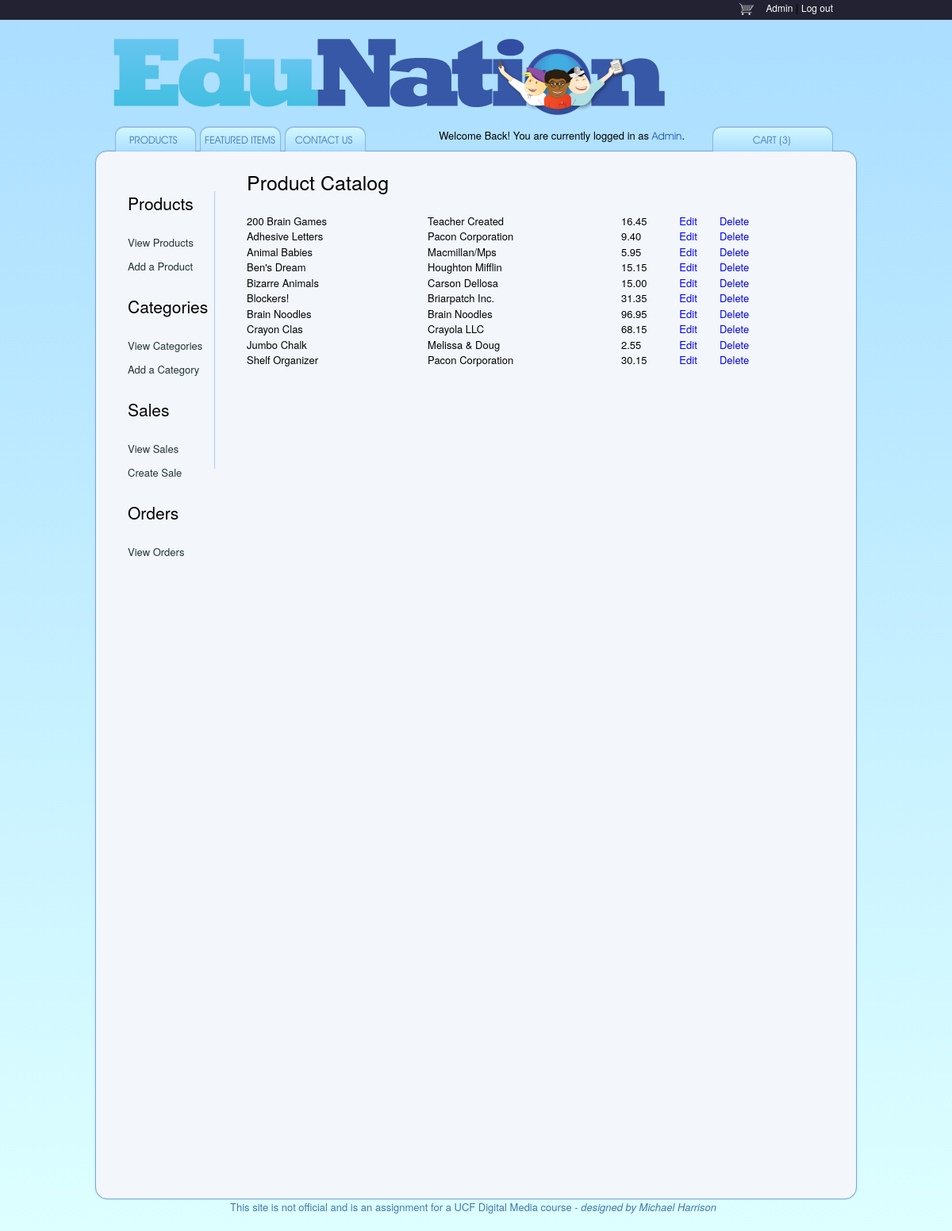
The app's page /admin/view_products.php, older data.
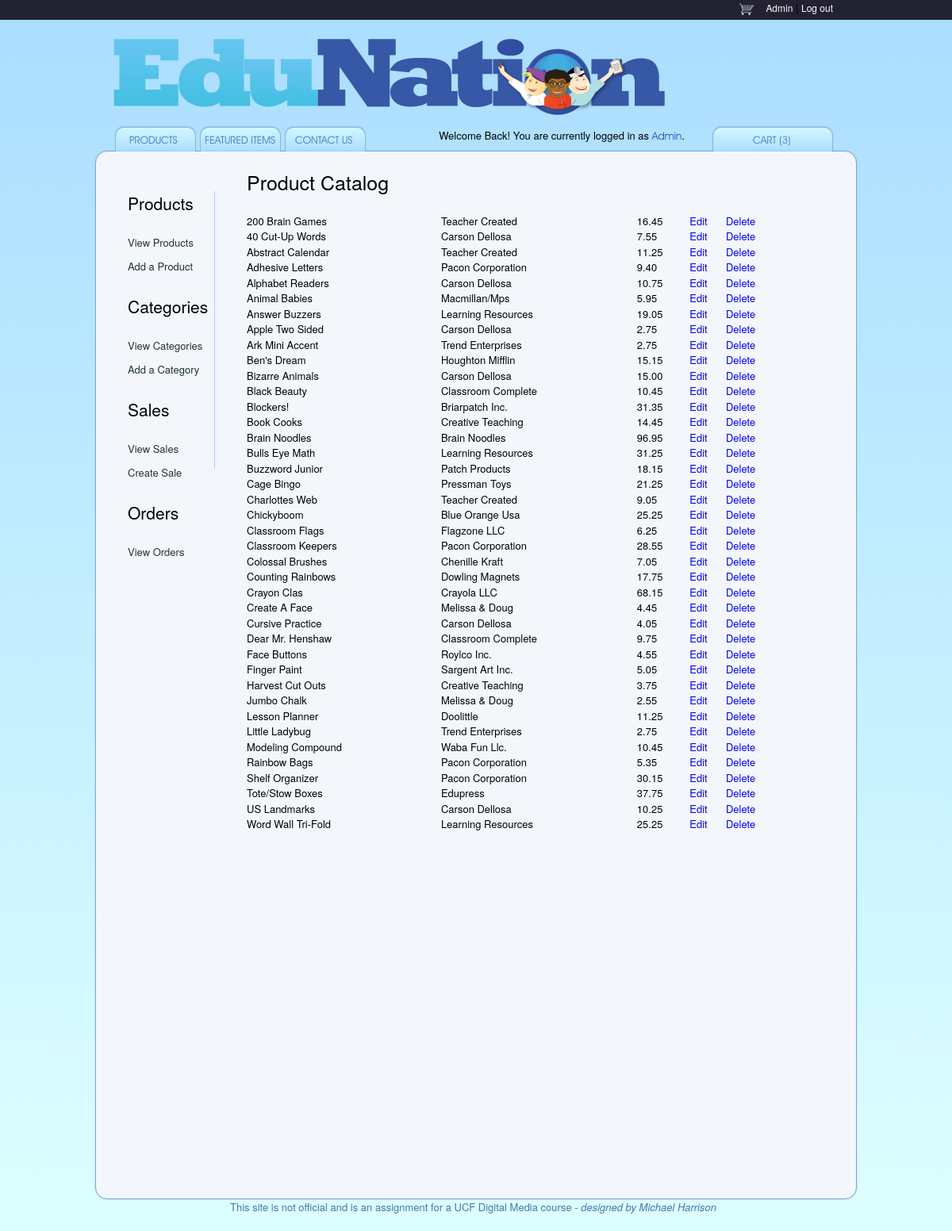
The same page, newer data.
### tables this page shows
CREATE TABLE `products` (
  `id` mediumint(8) unsigned NOT NULL AUTO_INCREMENT,
  `category_id` tinyint(3) unsigned NOT NULL,
  `name` varchar(60) NOT NULL,
  `brand` varchar(60) NOT NULL,
  `description` tinytext,
  `price` decimal(5,2) unsigned NOT NULL,
  `cost` decimal(5,2) unsigned NOT NULL,
  `feat1` varchar(50) NOT NULL,
  `feat2` varchar(50) NOT NULL,
  `feat3` varchar(50) NOT NULL,
  `image` varchar(45) NOT NULL,
  `is_featured` BOOLEAN NOT NULL DEFAULT  '0',
  `stock` mediumint(8) unsigned NOT NULL DEFAULT '0',
  `date_created` timestamp NOT NULL DEFAULT CURRENT_TIMESTAMP,
  PRIMARY KEY (`id`),
  KEY `category_id` (`category_id`)
);

### admin/view_products.php (the view, shortened to what this page needs)
<?php
include ('./includes/header.php');
?>
<div id="home2">
	<div class="grid_2">
		<div id="sidenav">
			<ul>
				<li><h3>Products</h3></li>
				<li><a href="view_products.php">View Products</a></li>
				<li><a href="add_product.php">Add a Product</a></li>
			</ul>
			<ul>
				<li><h3>Categories</h3></li>
				<li><a href="view_categories.php">View Categories</a></li>
				<li><a href="add_category.php">Add a Category</a></li>
			</ul>
			<ul>
				<li><h3>Sales</h3></li>
				<li><a href="view_sales.php">View Sales</a></li>
				<li><a href="add_sale.php">Create Sale</a></li>
			</ul>
			<ul>
				<li><h3>Orders</h3></li>
				<li><a href="view_orders.php">View Orders</a></li>
			</ul>
		</div>
	</div>
	<div class="grid_9">
		<div id="check">
			<h1>Product Catalog</h1>
			<?php
			$result = mysqli_query ($dbc, "SELECT * FROM products ORDER by name;");
			echo "<table class=\"list_table\">";
			while ($row = mysqli_fetch_array($result, MYSQLI_ASSOC))
			{
				$productPrice = $row['price'];
				$productName = $row['name'];
				$productBrand = $row['brand'];
				?>
				<tr>
					<td><?php echo $productName ?></td>
					<td><?php echo $productBrand ?></td>
					<td><?php echo $productPrice ?></td>
					<td><a href="edit_product.php?product_id=<?php echo $row['id'] ?>">Edit</a></td>
					<td><a href="delete_product.php?product_id=<?php echo $row['id'] ?>">Delete</a></td>
				</tr>
				<?php
			}
			echo "</table>";
			?>
		</div>
	</div>
</div>
<?php
include ('./includes/footer.php');
?>

### admin/includes/header.php (shortened to what this page needs)
<?php
	require ('../includes/snippets.inc.php');
?>
<!DOCTYPE html PUBLIC "-//W3C//DTD XHTML 1.0 Strict//EN" "http://www.w3.org/TR/xhtml1/DTD/xhtml1-strict.dtd">
<html xmlns="http://www.w3.org/1999/xhtml">
	<head>
		<link rel="stylesheet" href="../css/reset.css" />
		<link rel="stylesheet" href="../css/text.css" />
		<link rel="stylesheet" href="../css/960.css" />
   		<link rel="stylesheet" href="../css/styles.css" />
		<link type="text/css" href="../css/ui-lightness/jquery-ui-1.8.18.custom.css" rel="stylesheet" />
	</head>
<body>
<div id="topbar">
	<div class="container_12">
		<p><a href="#"><img src="../img/shopping_cart_2 copy.png" alt="shopping cart" /></a><?php echo getUserNameLink(); ?> | <a href="#">Log out</a></p>
	</div>
</div>
	<div class="container_12">
		<div id="content">
			<div id="header">
				<div class="grid_10">
					<a href="<?php echo 'http://'.BASE_URL.'home.php'; ?>"><img src="../img/EN_logo.png" alt="EduNation logo" /></a>
				</div>
					<div class="grid_5">
						<ul>
							<?php
							$pages = array (
								'PRODUCTS' => 'http://'.BASE_URL.'catalog.php',
								'FEATURED ITEMS' => 'http://'.BASE_URL.'featured.php',
								'CONTACT US' => 'http://'.BASE_URL.'contact.php'
							);
							$tabnum = 1;
							foreach ($pages as $k => $v) {
								echo '<li><div';
								echo ' class="tab'.$tabnum.'"';
								echo '><a href="' . $v . '">' . $k . '</a></div></li>
								';
								$tabnum++;
							}
							?>
						</ul>
					</div>
					<div class="grid_7">
						<ul class="right">
							<li>Welcome Back!  You are currently logged in as <?php echo getUserNameLink(); ?>.</li>
							<li><div class= "tab4"><a href="cart.php">CART (3)</a></div></li>
						</ul>
					</div>
			</div>

### includes/snippets.inc.php (shortened to what this page needs)
<?php
function getUserNameLink() {
	if (isset($_SESSION['user_id'])) {
		if (isset($_SESSION['user_admin'])) {
			return '<a href="admin.php">' . $_SESSION['user_id'] . '</a>';
		}
		else {
			return '<a href="client.php">' . $_SESSION['user_id'] . '</a>';
		}
	}
	else require ('login_form.inc.php');
}

### admin/includes/footer.php
			<div class="grid_9 prefix_2 suffix_1">
				<div id="footer">
					<p>This site is not official and is an assignment for a UCF Digital Media course - <em class="it">designed by Michael Harrison</em></p>
				</div>
			</div>
		</div>
	</div>
</body>
</html>

### css/text.css (style rules this page uses)
body { font: 13px/1.5 'Helvetica Neue', Arial, 'Liberation Sans', FreeSans, sans-serif; }
h1 { font-size: 25px; }
h3 { font-size: 21px; }
ul { list-style: disc; }
li { margin-left: 30px; }
p, dl, hr, h1, h2, h3, h4, h5, h6, ol, ul, pre, table, address, fieldset, figure { margin-bottom: 20px; }

### css/960.css (style rules this page uses)
body { min-width: 960px; }
.container_12, .container_16 { margin-left: auto; margin-right: auto; width: 960px; }
.grid_1, .grid_2, .grid_3, .grid_4, .grid_5, .grid_6, .grid_7, .grid_8, .grid_9, .grid_10, .grid_11, .grid_12, .grid_13, .grid_14, .grid_15, .grid_16 { display: inline; float: left; margin-left: 10px; margin-right: 10px; }
.container_12 .grid_9, .container_16 .grid_12 { width: 700px; }
.container_12 .grid_2 { width: 140px; }
.container_12 .grid_5 { width: 380px; }
.container_12 .grid_7 { width: 540px; }
.container_12 .grid_10 { width: 780px; }
.container_12 .prefix_2 { padding-left: 160px; }
.container_12 .suffix_1 { padding-right: 80px; }
.clearfix:before, .clearfix:after, .container_12:before, .container_12:after, .container_16:before, .container_16:after { content: '.'; display: block; overflow: hidden; visibility: hidden; font-size: 0; line-height: 0; width: 0; height: 0; }
.clearfix:after, .container_12:after, .container_16:after { clear: both; }
.clearfix, .container_12, .container_16 { zoom: 1; }

### css/styles.css (style rules this page uses)
div { border: solid 0px #ffffff; }
body { filter: progid:DXImageTransform.Microsoft.gradient(startColorstr='#aaddff', endColorstr='#ddffff'); background: -webkit-gradient(linear, left top, left bottom, from(#aaddff), to(#ddffff)); background: -moz-linear-gradient(top, #ffffff, #aaddff); margin: 0px auto; }
a { text-decoration: none; }
#topbar { height: 25px; background: #223; }
#topbar p { float: right; padding-right: 30px; }
#topbar img { float: left; padding-top: 4px; padding-right: 15px; }
#topbar a { color: #ffffff; font-size: 12px; }
#content { margin: 0px auto; }
#header { height: 160px; -moz-border-radius: 0px 0px 15px 15px; border-radius: 0px 0px 15px 15px; }
#header div { height: 14px; }
#header div ul { position: relative; top: 121px; left: -20px; list-style: none; }
#header ul.right { float: right; }
#header ul.right li { float: left; }
#header li div { float: left; margin-left: 5px; filter: progid:DXImageTransform.Microsoft.gradient(startColorstr='#ddddff', endColorstr='#aaddff'); background: -webkit-gradient(linear, left bottom, left top, from(#aaddff), to(#ddffff)); background: -moz-linear-gradient(top, #aaccff, #aaddff); opacity:.75; height: 30px; width: 100px; -moz-border-radius: 11px 11px 0px 0px ; border-radius: 11px 11px 0px 0px ; border: solid 1px #77aadd; border-bottom: 0px; -moz-box-shadow: 0px -1px 1px #abc; -webkit-box-shadow: 0px -1px 1px #abc; box-shadow: 0px -1px 1px #abc; }
#header ul li:last-child div { width: 150px; position: relative; top: -1px; filter: progid:DXImageTransform.Microsoft.gradient(startColorstr='#ddddff', endColorstr='#aaddff'); background: -webkit-gradient(linear, left bottom, left top, from(#aaddff), to(#ddffff)); background: -moz-linear-gradient(top, #dfbbaa, #ffbbab); }
#header li div.tab1 a { position: relative; top: 5px; left: 17px; }
#header li div.tab2 a { position: relative; top: 5px; left: 5px; }
#header li div.tab3 a { position: relative; top: 5px; left: 12px; }
#header li div.tab4 a { position: relative; top: 5px; left: 50px; }
#header a { color: #2255aa; font-family: AvantGarde; text-decoration: none; }
#header img { position: relative; top: -0px; }
.list_table { width: 100%; }
em.it { font-style: italic; }
#sidenav { height: 350px; margin-top: 30px; border-right: solid 1px #aaccff; }
#sidenav ul { list-style: none; line-height: 30px; }
#sidenav li a { color: #223333; }
#home2 { height: 1300px; margin-top: 5px; padding-top: 20px; -moz-border-radius: 15px; border-radius: 15px; background-color: #f3f7fc; border: solid 1px #77aadd; -moz-box-shadow: 0px 0px 2px #abc; -webkit-box-shadow: 0px 0px 2px #abc; box-shadow: 0px 0px 2px #abc; }
#footer p { color: #4477aa; }
#check { padding-left: 20px; }

Row changes from the older to the newer data that the page shows:
added products: name "40 Cut-Up Words", brand "Carson Dellosa", price "7.55"
added products: name "Abstract Calendar", brand "Teacher Created", price "11.25"
added products: name "Alphabet Readers", brand "Carson Dellosa", price "10.75"
added products: name "Answer Buzzers", brand "Learning Resources", price "19.05"
added products: name "Apple Two Sided", brand "Carson Dellosa", price "2.75"
added products: name "Ark Mini Accent", brand "Trend Enterprises", price "2.75"
added products: name "Black Beauty", brand "Classroom Complete", price "10.45"
added products: name "Book Cooks", brand "Creative Teaching", price "14.45"
added products: name "Bulls Eye Math", brand "Learning Resources", price "31.25"
added products: name "Buzzword Junior", brand "Patch Products", price "18.15"
added products: name "Cage Bingo", brand "Pressman Toys", price "21.25"
added products: name "Charlottes Web", brand "Teacher Created", price "9.05"
added products: name "Chickyboom", brand "Blue Orange Usa", price "25.25"
added products: name "Classroom Flags", brand "Flagzone LLC", price "6.25"
added products: name "Classroom Keepers", brand "Pacon Corporation", price "28.55"
added products: name "Colossal Brushes", brand "Chenille Kraft", price "7.05"
added products: name "Counting Rainbows", brand "Dowling Magnets", price "17.75"
added products: name "Create A Face", brand "Melissa & Doug", price "4.45"
added products: name "Cursive Practice", brand "Carson Dellosa", price "4.05"
added products: name "Dear Mr. Henshaw", brand "Classroom Complete", price "9.75"
added products: name "Face Buttons", brand "Roylco Inc.", price "4.55"
added products: name "Finger Paint", brand "Sargent Art Inc.", price "5.05"
added products: name "Harvest Cut Outs", brand "Creative Teaching", price "3.75"
added products: name "Lesson Planner", brand "Doolittle", price "11.25"
added products: name "Little Ladybug", brand "Trend Enterprises", price "2.75"
added products: name "Modeling Compound", brand "Waba Fun Llc.", price "10.45"
added products: name "Rainbow Bags", brand "Pacon Corporation", price "5.35"
added products: name "Tote/Stow Boxes", brand "Edupress", price "37.75"
added products: name "US Landmarks", brand "Carson Dellosa", price "10.25"
added products: name "Word Wall Tri-Fold", brand "Learning Resources", price "25.25"
